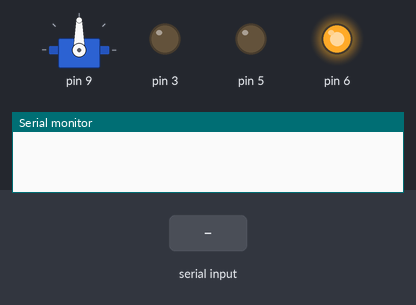
A sketch run on a simulated Arduino Uno, built with avr-gcc and run on an emulated ATmega328P. On the bench: servo, output pins drawn as LEDs (lit = HIGH), the last lines printed to the serial monitor. The inputs (shaded band) are chosen by the test bench.

Above: at 1.2 s.
1.3 s: "a" received over Serial
At 2.5 s:
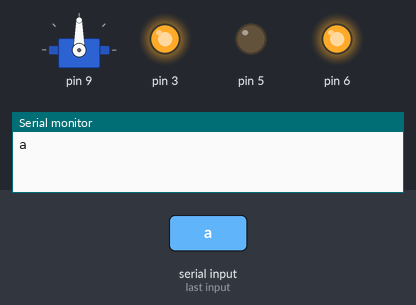
2.8 s: "c" received over Serial
At 3.6 s:
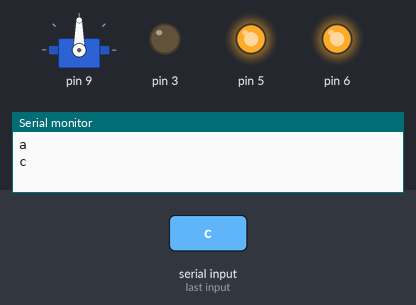
4.3 s: "d" received over Serial
At 4.7 s:
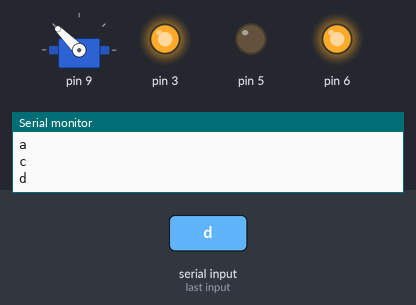
5.8 s: "b" received over Serial
At 7.0 s:
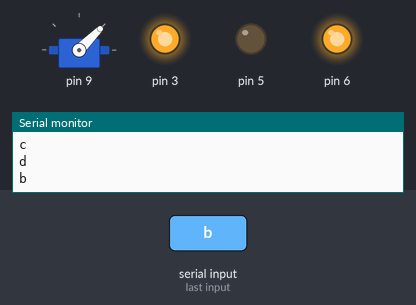
7.3 s: "f" received over Serial
At 8.2 s:
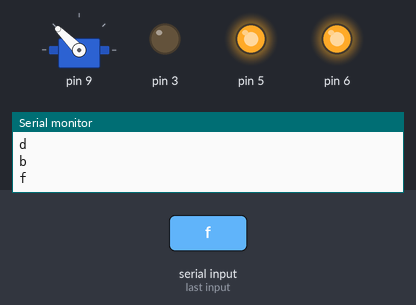
8.8 s: "h" received over Serial
At 9.4 s:
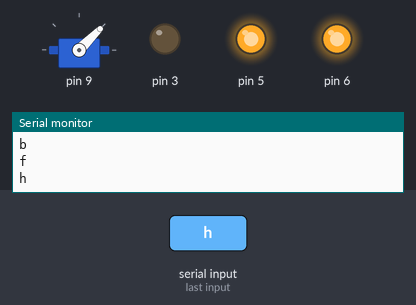
Timing chart, 0 to 11.3 s (numbered marks = the images above; inputs shaded):
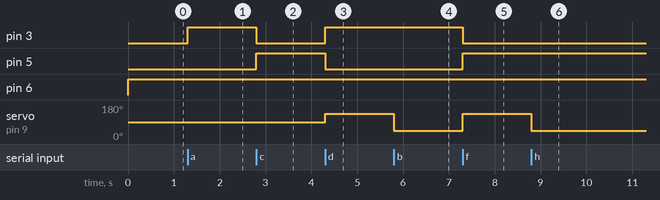

The sketch:

boat_V1.ino
```cpp
#include <Servo.h>

const int enable(6), dir_a(3), dir_b(5), rudder(9);
Servo rudder_servo;

char data = 0;

void setup() {
  // setup pins to use the DC motor
  pinMode(enable, OUTPUT);
  pinMode(dir_a, OUTPUT);
  pinMode(dir_b, OUTPUT);

  // setup the servo
  rudder_servo.attach(rudder);
  rudder_servo.write(90);

  Serial.begin(9600);
}

void forward();
void backward();
void left();
void right();
void hold();
void straight();

void loop() {
  // Enable the H-Bridge Motor
  digitalWrite(enable, HIGH);

  // Get and respond to user commands
  if (Serial.available() > 0) {
    data = Serial.read();
    Serial.println(data);
    if (data == 'a') {
      forward();
      straight();
    } else if (data == 'c') {
      backward();
      straight();
    } else if (data == 'd') {
      forward();
      right();
    } else if (data == 'b') {
      forward();
      left();
    } else if (data == 'f') {
      backward();
      right();
    } else if (data == 'h') {
      backward();
      left();
    } else if (data == 'g') {
      hold();
    }
  }
}

// direction functions
void forward() {
  digitalWrite(dir_a, HIGH);
  digitalWrite(dir_b, LOW);
}

void backward() {
  digitalWrite(dir_a, LOW);
  digitalWrite(dir_b, HIGH);
}

void left() {
  rudder_servo.write(45);
}

void right(){
  rudder_servo.write(135);
}

void hold(){
  digitalWrite(dir_a, LOW);
  digitalWrite(dir_b, LOW);

  rudder_servo.write(90);
}

void straight() {
  rudder_servo.write(90);
}
```

Measured:
- after the input at 1.3 s, pin 3: LOW → HIGH at once
- after the input at 2.8 s, pin 3: HIGH → LOW at once; pin 5: LOW → HIGH at once
- after the input at 4.3 s, pin 3: LOW → HIGH at once; pin 5: HIGH → LOW at once; servo on pin 9: 90° → 135° at once
- after the input at 5.8 s, servo on pin 9: 135° → 45° at once
- after the input at 7.3 s, pin 3: HIGH → LOW at once; pin 5: LOW → HIGH at once; servo on pin 9: 45° → 135° at once
- after the input at 8.8 s, servo on pin 9: 135° → 45° at once
